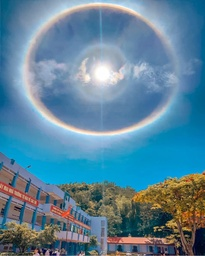
#> input picture Kmeans_Algorithm/IMG_4043.JPG, 205 x 256 px, shrunk from 1242 x 1551 before the run
$ python Kmeans_Image.py
#> lines starting #> are read from the running program, lines starting #| are printed output that depends on the picture
import matplotlib.pyplot as plt
import numpy as np
from sklearn.cluster import KMeans

#ReadImage
img = plt.imread("IMG_4043.JPG")
#> img is the input picture: shape (256, 205, 3); mean R, G, B 92.3, 131.4, 153.4

print(img.shape)
#| (256, 205, 3)

witdh = img.shape[0]
#> witdh = 256
height = img.shape[1]
#> height = 205

img = img.reshape(witdh*height,3)

#Kmeans with each element
kmeans = KMeans(n_clusters=30 ,n_init=10).fit(img)
labels = kmeans.predict(img)
clusters = kmeans.cluster_centers_
#> clusters = 30 rows, first 8: [137.1, 126.4, 120.3], [55.79, 59.13, 55.83], [2.83, 154.1, 207.6], [154.5, 149.7, 159.8], [43.39, 105.7, 146.9], [134.3, 90.88, 48.71], [135.7, 176.9, 209.3], [169.5, 198.5, 219.6]


img2 = np.zeros_like(img)

for i in range(len(img2)):
    img2[i] = clusters[labels[i]]
#
img2 = img2.reshape(witdh,height,3)
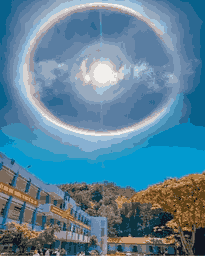
#> img2: shape (256, 205, 3); mean of channels 0, 1, 2 91.8, 131, 152.8; drawn as R, G, B
plt.imshow(img2)
plt.show()
